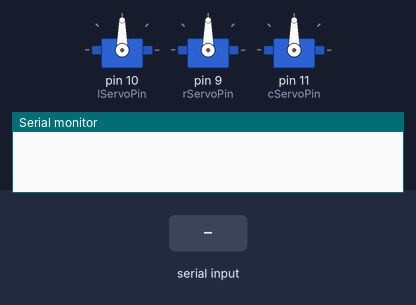
This sketch was run on a simulated Arduino Uno, built with avr-gcc and run on an emulated ATmega328P. On the bench: 3 × servo, the last lines printed to the serial monitor. The inputs (shaded band) are chosen by the test bench.

Above: at 1.2 s.
1.3 s: "w" received over Serial
At 1.45 s:
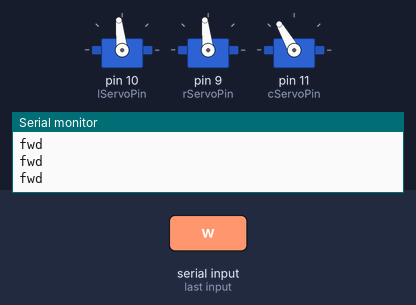
At 2.07 s:
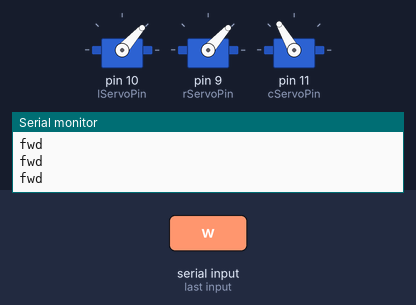
4.3 s: "b" received over Serial
At 4.53 s:
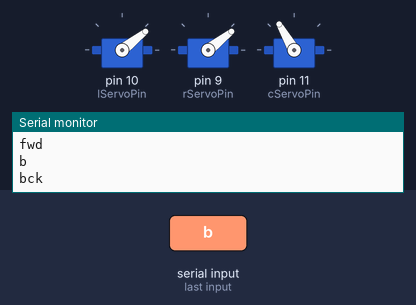
7.3 s: "l" received over Serial
At 8.52 s:
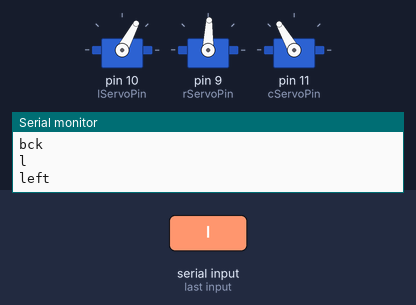
10.3 s: "w" received over Serial
13.3 s: "b" received over Serial
16.3 s: "l" received over Serial
Timing chart, 0 to 20.3 s (numbered marks = the images above; inputs shaded):
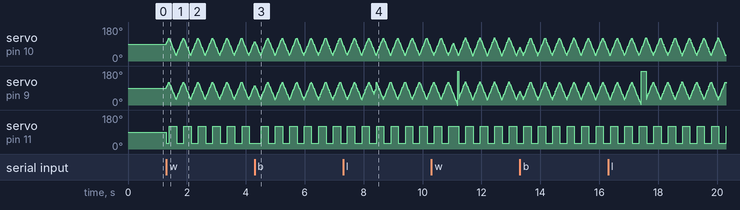

The sketch:

hex_new1.ino
```cpp
// LINK REQUIRED LIBRARY //
#include <Servo.h>        // Link to servo library


// PIN SETUP //

const byte lServoPin    =   10;   // Servo pin for left legs
const byte rServoPin    =  9;   // Servo pin for right legs
const byte cServoPin    =  11;   // Servo pin for center legs
const byte whiteLED     =  13;   // Pin for onboard white LED
String response;

// CREATE INSTANCES OF SERVO OBJECTS //
Servo leftLegs;
Servo rightLegs;
Servo centerLegs;

// SERVO VARIABLES //
byte lServoAngle         =  90;  // Angle of left leg servo (
const byte lServoMIN     =  30;  // Mechanical limits of left leg servo
const byte lServoMAX     = 120;  // Left leg servo range (40-130, 90 degrees)

byte rServoAngle         =  90;  // Angle of right leg servo
const byte rServoMIN     =  30;  // Mechanical limits of right leg servo
const byte rServoMAX     = 120;  // Right leg servo range (30-120, 90 degrees)

byte cServoAngle         =  90;  // Angle of center leg servo
const byte cServoMIN     =  30;  // Mechanical limits of center leg servo 50
const byte cServoMAX     =  120;  // Center leg servo range (60-80, 20 degrees) 80


// STATE MACHINE VARIABLES //
 byte forwardState;
 byte reverseState;
 byte leftState;
 byte rightState;
 byte doNothing;

boolean stepPhase        =   0;  // Flag indicating which half of step cycle we are in
const byte servoDelay    =  10;  // Set delay (in milliseconds) between servo positions
const byte servoSpeed    =   4;  // Distance in degrees that servos will move in each program loop
byte state, oldState     =   0;  // Stores current/previous mode value

const byte dwellDuration =   6;  // Number of half steps robot will stay in turn/back-up mode
byte dwellTimer          =   0;  // Keeps track of number of "ticks" remaining in a "dwell" state
byte dwellTotalTicks     =   ((lServoMAX - lServoMIN) / servoSpeed) * dwellDuration;  // Number of "frames" in a complete step * number of steps to dwell


// PROGRAM SETUP //
void setup(){
  Serial.begin(9600);
  leftLegs.attach(lServoPin);    // Attach servos to pins
  rightLegs.attach(rServoPin);
  centerLegs.attach(cServoPin);
}


// PROGRAM MAIN LOOP //
void loop(){
   serialRead();
  switch(state){               // Determine which mode we are currently in
    case 1:
      moveForward();           // Call the function to walk forward
    break;
    case 2:
      moveReverse();           // Call the function to walk backward
    break;
    case 3:
      moveTurnLeft();          // Call the function to turn left
    break;
    case 4:
      moveTurnRight();         // Call the function to turn right
    break;
    case 5:
        Stop();

      break;
  }
}

void serialRead(){
  while (Serial.available())
    {
      char c = Serial.read();
      response += c;
       if(response.length()>0){
    Serial.println(response);

    if(response == "w"){
      state = 1;

    }
    else if( response == "b"){
     state = 2;
    }
    else if(response == "l"){
      state = 3;

    }
    else if(response == "r"){
      state = 4;
    }
    else if(response == "s"){
      state = 5;
    }

}
response ="";
    }
}


void moveForward(){                        // Servo routine for walking forward (Exactly the same as "moveBackward" except center leg position is inverted)
  Serial.println("fwd");
  if (!stepPhase){                         // First half of step cycle (Left leg extend, right leg retract)
    cServoAngle = cServoMIN;               // Set position of center legs for this half of the cycle
    if (lServoAngle < lServoMAX){          // Make sure legs aren't at their limit
      lServoAngle += servoSpeed;           // Move legs "servoSpeed" degrees once per loop
      rServoAngle += servoSpeed;
    }else {
      lServoAngle = lServoMAX;             // If a leg is at its limit, toggle stepPhase to run second half of step cycle
      rServoAngle = rServoMAX;
      stepPhase = !stepPhase;
    }
    centerLegs.write(cServoAngle);         // Write new positions to servos
    leftLegs.write(lServoAngle);
    rightLegs.write(rServoAngle);
  }else {                                  // Second half of step cycle (Left leg retract, right leg extend)
    cServoAngle = cServoMAX;               // Set position of center legs for this half of the cycle
    if (lServoAngle > lServoMIN){
      lServoAngle -= servoSpeed;           // Move legs "servoSpeed" degrees once per loop
      rServoAngle -= servoSpeed;
    }else {
      lServoAngle = lServoMIN;             // If a leg is at its limit, toggle stepPhase to run first half of step cycle
      rServoAngle = rServoMIN;
      stepPhase = !stepPhase;
    }
    centerLegs.write(cServoAngle);
    leftLegs.write(lServoAngle);           // Write new positions to servos
    rightLegs.write(rServoAngle);
  }
  delay(servoDelay);                       // Wait so movement is slowed and smooth
}


void moveReverse(){                        // Servo routine for walking backward (Exactly the same as "moveForward" except center leg position is inverted)
  Serial.println("bck");
  dwellTimer = dwellTotalTicks;            // Set a timer to help the robot from getting stuck at the edge of its' sensor range
  while(dwellTimer){                       // Lock state inside loop so it can't be interupted until "dwellTimer" runs out
    if (stepPhase){                        // First half of step cycle (Left leg extend, right leg retract)
      cServoAngle = cServoMAX;             // Set position of center legs for this cycle
      if (lServoAngle < lServoMAX){
        lServoAngle += servoSpeed;         // Move legs "servoSpeed" degrees once per loop
        rServoAngle += servoSpeed;
      }else {
        lServoAngle = lServoMAX;           // If a leg is at its limit, toggle stepPhase to run second half of step cycle
        rServoAngle = rServoMAX;
        stepPhase = !stepPhase;
      }
      centerLegs.write(cServoAngle);       // Write new positions to servos
      leftLegs.write(lServoAngle);
      rightLegs.write(rServoAngle);
    }else {                                // Second half of step cycle (Left leg retract, right leg extend)
      cServoAngle = cServoMIN;             // Set position of center legs for this cycle
      if (lServoAngle > lServoMIN){
        lServoAngle -= servoSpeed;         // Move leg "servoSpeed" degrees once per loop
        rServoAngle -= servoSpeed;
      }else {
        lServoAngle = lServoMIN;           // If a leg is at its limit, toggle stepPhase to run first half of step cycle
        cServoAngle = cServoMIN;
        stepPhase = !stepPhase;
      }
      centerLegs.write(cServoAngle);       // Write new positions to servos
      leftLegs.write(lServoAngle);
      rightLegs.write(rServoAngle);
    }
    delay(servoDelay);                     // Wait so movement is slowed and smooth
    dwellTimer--;                          // Subtract from "dwellTimer" and start "while()" loop again
  }
}


void moveTurnLeft(){                       // Servo routine for turning left (Exactly the same as moveTurnRight except center leg position is inverted)
  Serial.println("left");
  dwellTimer = dwellTotalTicks;            // Set a timer to help the robot from getting stuck at the edge of its' sensor range
  while(dwellTimer){                       // Lock state inside loop so it can't be interupted until "dwellTimer" runs out
    if (stepPhase){                        // First half of step cycle (Left leg extend, right leg extend)
      cServoAngle = cServoMAX;             // Set position of center legs for this cycle
      if (lServoAngle < lServoMAX){
        lServoAngle += servoSpeed;         // Move legs "servoSpeed" degrees once per loop
        rServoAngle -= servoSpeed;
      }else {
        lServoAngle = lServoMAX;           // If a leg is at its limit, toggle stepPhase to run second half of step cycle
        rServoAngle = rServoMIN;
        stepPhase = !stepPhase;
      }
      centerLegs.write(cServoAngle);
      leftLegs.write(lServoAngle);         // Write new positions to servos
      rightLegs.write(rServoAngle);
    }else {                                // Second half of step cycle (Left leg retract, right leg retract)
      cServoAngle = cServoMIN;             // Set position of center legs for this cycle
      if (lServoAngle > lServoMIN){
        lServoAngle -= servoSpeed;         // Move leg "servoSpeed" degrees once each program loop
        rServoAngle += servoSpeed;
      }else {
        lServoAngle = lServoMIN;           // If a leg is at its limit, toggle stepPhase to run first half of step cycle
        rServoAngle = rServoMAX;
        stepPhase = !stepPhase;
      }
      centerLegs.write(cServoAngle);       // Write new positions to servos
      leftLegs.write(lServoAngle);
      rightLegs.write(rServoAngle);
    }
    delay(servoDelay);                     // Wait so movement is slowed and smooth
    dwellTimer--;                          // Subtract from "dwellTimer" and start "while()" loop again
  }
}


void moveTurnRight(){                      // Servo routine for turning right (Exactly the same as moveTurnLeft except center leg position is inverted)
  Serial.println("right");
  dwellTimer = dwellTotalTicks;            // Set a timer to help the robot from getting stuck at the edge of its' sensor range
  while(dwellTimer){                       // Lock state inside loop so it can't be interupted until "dwellTimer" runs out
    if (!stepPhase){                       // First half of step cycle (Left leg extend, right leg extend)
      cServoAngle = cServoMIN;             // Set position of center legs for this cycle
      if (lServoAngle < lServoMAX){
        lServoAngle += servoSpeed;         // Move legs "servoSpeed" degrees once per loop
        rServoAngle -= servoSpeed;
      }else {
        lServoAngle = lServoMAX;           // If a leg is at its limit, toggle stepPhase to run second half of step cycle
        rServoAngle = rServoMIN;
        stepPhase = !stepPhase;
      }
      centerLegs.write(cServoAngle);
      leftLegs.write(lServoAngle);         // Write new positions to servos
      rightLegs.write(rServoAngle);
    }else {                                // Second half of step cycle (Left leg retract, right leg retract)
      cServoAngle = cServoMAX;             // Set position of center legs for this cycle
      if (lServoAngle > lServoMIN){
        lServoAngle -= servoSpeed;         // Move leg "servoSpeed" degrees once each program loop
        rServoAngle += servoSpeed;
      }else {
        lServoAngle = lServoMIN;           // If a leg is at its limit, toggle stepPhase to run first half of step cycle
        rServoAngle = rServoMAX;
        stepPhase = !stepPhase;
      }
      centerLegs.write(cServoAngle);       // Write new positions to servos
      leftLegs.write(lServoAngle);
      rightLegs.write(rServoAngle);
    }
    delay(servoDelay);                     // Wait so movement is slowed and smooth
    dwellTimer--;                          // Subtract from "dwellTimer" and start "while()" loop again
  }
}


void Stop(){
  byte lServoAngle         =  90;  // Angle of left leg servo (


byte rServoAngle         =  90;  // Angle of right leg servo


byte cServoAngle         =  90;  // Angle of center leg servo
leftLegs.write(lServoAngle);
      rightLegs.write(rServoAngle);
      centerLegs.write(cServoAngle);
Serial.println("Stop");
}
```
